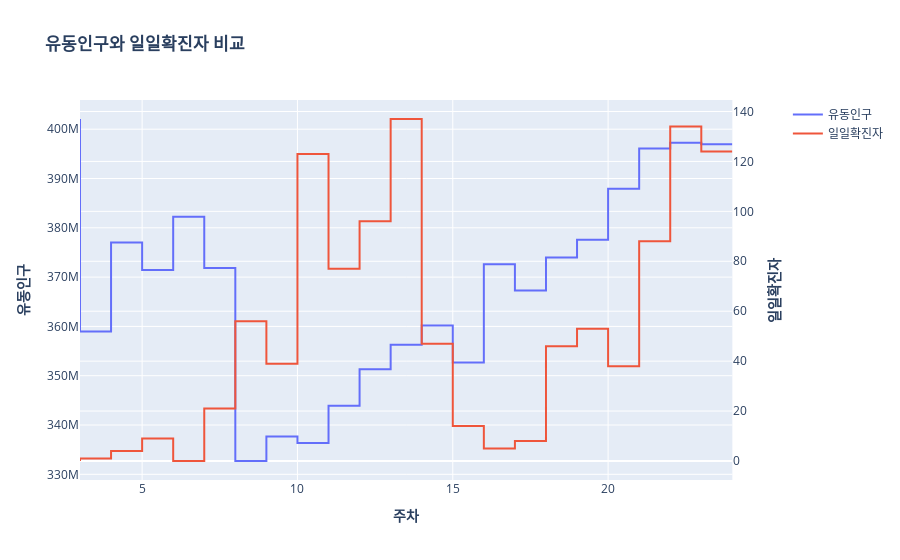

This figure's notebook cell:
### Code cell
fig = make_subplots(specs=[[{"secondary_y": True}]])

# Add traces
fig.add_trace(
    go.Scatter(x=final['주차'],y=final['유동인구'], name="유동인구", line_shape='vh'),
    secondary_y=False,
)

fig.add_trace(
    go.Scatter(x=final['주차'],y=final['일일확진자'], name="일일확진자",line_shape='vh'),
    secondary_y=True,
)

# Add figure title
fig.update_layout(
    title_text="<b>유동인구와 일일확진자 비교</b>"
)

# Set x-axis title
fig.update_xaxes(title_text="<b>주차</b>")

# Set y-axes titles
fig.update_yaxes(title_text="<b>유동인구</b> ", secondary_y=False)
fig.update_yaxes(title_text="<b>일일확진자</b>", secondary_y=True)

fig.show()

### Figure 1 — Plotly figure (JSON) as saved in the notebook; plotly's stock layout.template omitted (floating-point values rounded to 4 significant figures)
{"data": [{"line": {"shape": "vh"}, "name": "유동인구", "type": "scatter", "x": [3, 4, 5, 6, 7, 8, 9, 10, 11, 12, 13, 14, 15, 16, 17, 18, 19, 20, 21, 22, 23, 24], "xaxis": "x", "y": [402068127, 358991078, 376999009, 371452255, 382219729, 371848443, 332701993, 337672112, 336366237, 343919172, 351332844, 356298512, 360189572, 352697093, 372584828, 367295629, 373990389, 377575525, 387904647, 396064194, 397249596, 396942333], "yaxis": "y"}, {"line": {"shape": "vh"}, "name": "일일확진자", "type": "scatter", "x": [3, 4, 5, 6, 7, 8, 9, 10, 11, 12, 13, 14, 15, 16, 17, 18, 19, 20, 21, 22, 23, 24], "xaxis": "x", "y": [0, 1, 4, 9, 0, 21, 56, 39, 123, 77, 96, 137, 47, 14, 5, 8, 46, 53, 38, 88, 134, 124], "yaxis": "y2"}], "layout": {"title": {"text": "<b>유동인구와 일일확진자 비교</b>"}, "xaxis": {"anchor": "y", "domain": [0, 0.94], "title": {"text": "<b>주차</b>"}}, "yaxis": {"anchor": "x", "domain": [0, 1], "title": {"text": "<b>유동인구</b> "}}, "yaxis2": {"anchor": "x", "overlaying": "y", "side": "right", "title": {"text": "<b>일일확진자</b>"}}}}
